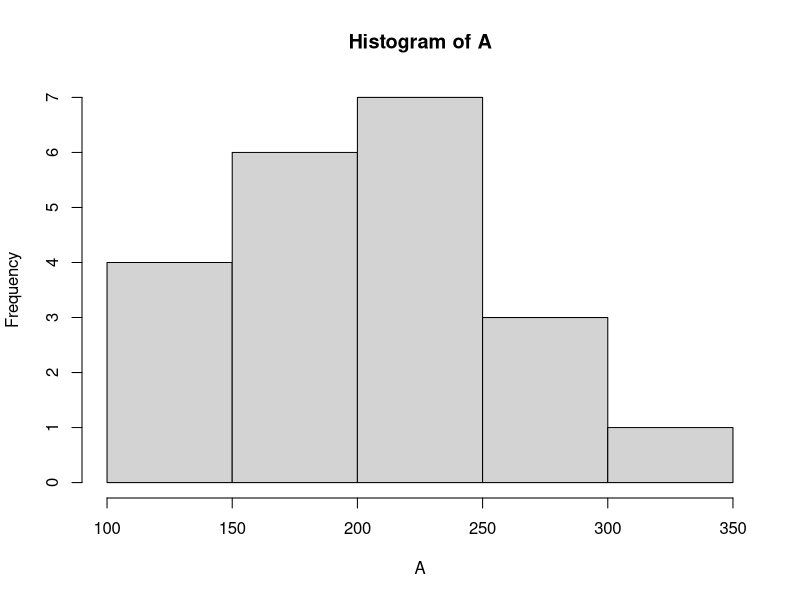
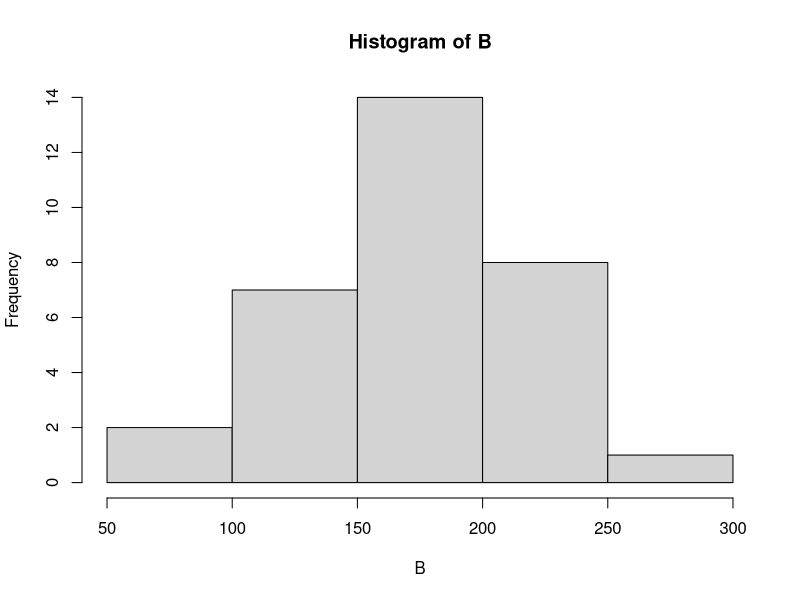
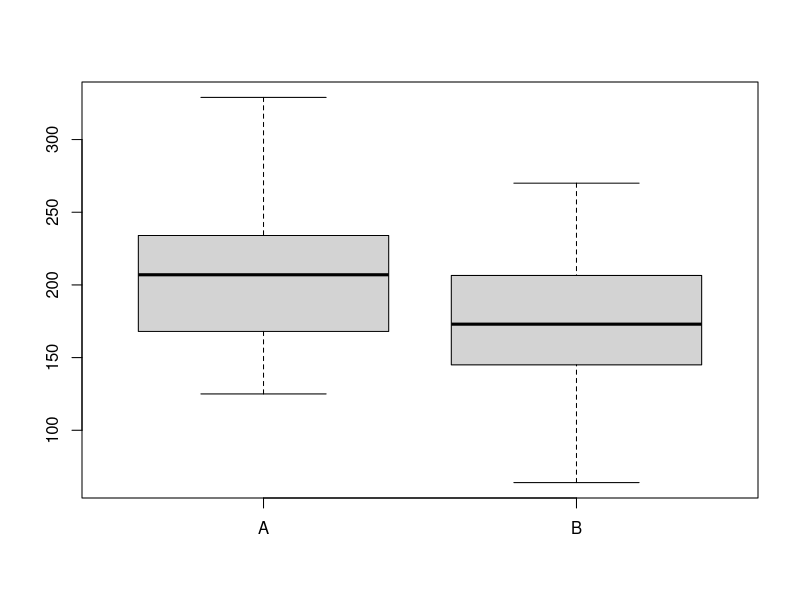
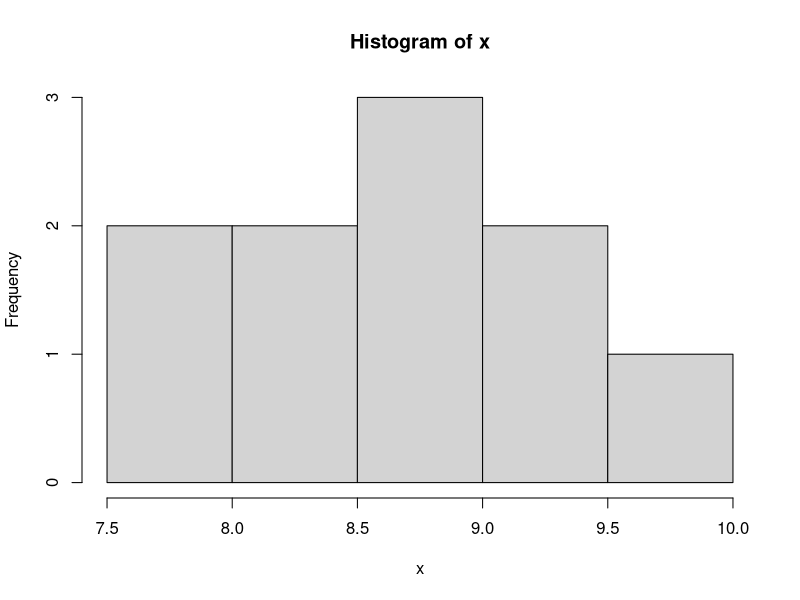
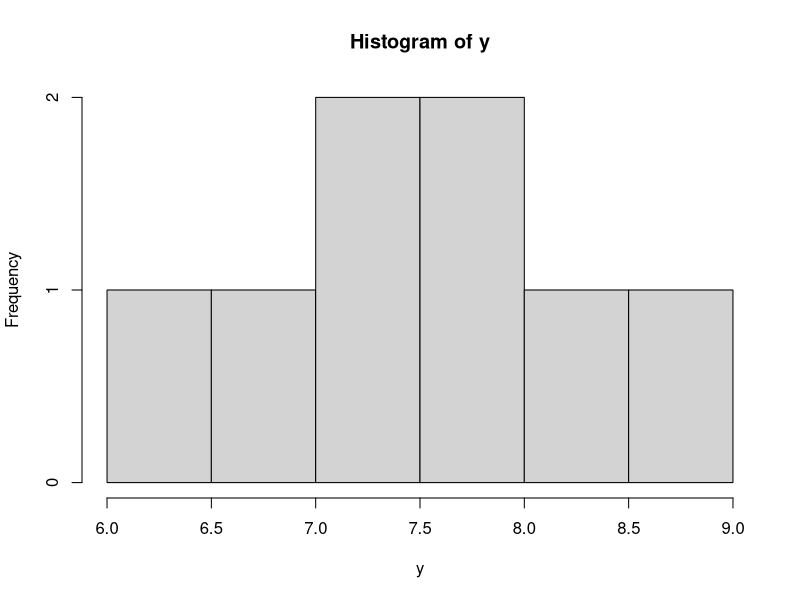
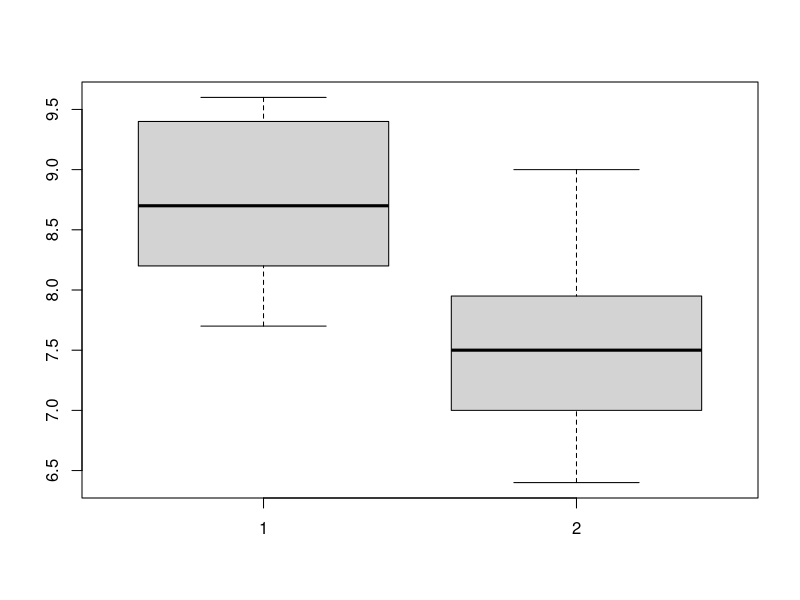
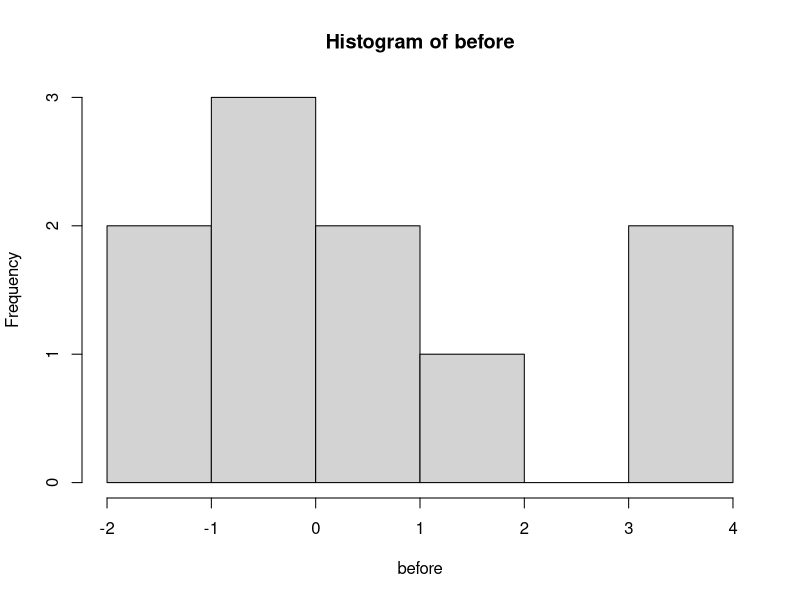
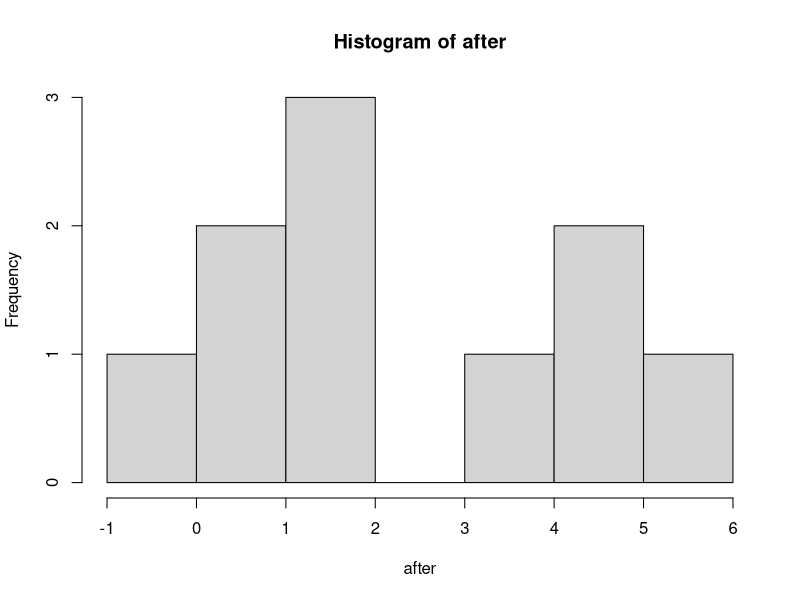

The R script that drew these images, in order:
kenshin <- read.csv("../Data/kenshin.csv")
A <- subset(kenshin$bp, kenshin$type=="A")
B <- subset(kenshin$bp, kenshin$type=="B")

# データが正規分布にしたがっているのか？
hist(A)
hist(B)
# 正規性はまあOK

# 二つのグループの分散が等しいのか？（等分散性）
boxplot(A,B, names=c("A","B"))
var(A)
var(B)
var.test(A, B) # 等分散性の検定（H0: A地区とB地区の分散が等しい）
# p-value = 0.2825 > 0.05（H0は棄却されない）
# 等分散性は OK

# 二標本検定（H0: A地区とB地区の平均値が等しい）
t.test(A, B, var.equal = TRUE)
# p-value が有意水準0.05よりも小さければH0仮説棄却
# p-value = 0.02101 < 0.05
# --> H0を棄却!!

#########################
# メモ（補足）
# subset(kenshin$bp, kenshin$type=="A" | kenshin$type=="B")
# & かつ # | または
#########################

# 等分散性がない場合（等分散のケースでも使える）
t.test(A, B, var.equal = FALSE)
t.test(A, B)
# p-value = 0.02863 < 0.05 --> H0棄却!

# 演習1
x <- c(8.4, 9.4, 7.7, 9.4, 7.8, 8.6, 8.9, 8.2, 9.6, 8.8)
y <- c(7.3, 8.1, 7.7, 6.4, 6.8, 7.2, 7.8, 9.0)

# 正規性の確認
hist(x)
hist(y)

# 等分散性の確認
boxplot(x,y)
var.test(x, y)
# p-value = 0.5798 > 0.05 --> 棄却しない

t.test(x, y, alternative = "greater", var.equal = TRUE) # mu1 > mu2
# p-value = 0.002288 < 0.05 --> H0棄却
t.test(x, y, var.equal = TRUE) # mu1 not equal mu2
# p-value = 0.004577 < 0.05 --> H0棄却
t.test(x, y, alternative = "less", var.equal = TRUE) # mu1 < mu2
# p-value = 0.9977 > 0.05 --> H0を棄却しない

# 演習2（対応のあるデータ）
before <- c(0.7, -1.6, -0.2, -1.2, -0.1, 3.4, 3.7, 0.8, 0, 2)
after <- c(1.9, 0.8, 1.1, 0.1, -0.1, 4.4, 5.5, 1.6, 4.6, 3.4)

# 正規性の確認
hist(before)
hist(after)

# 等分散性の確認
boxplot(before, after)
var.test(before, after)
# p-value = 0.7427 > 0.05 --> H0を棄却できない

t.test(before, after, alternative = "greater", var.equal = TRUE, paired = TRUE) # before>after
t.test(before, after, var.equal = TRUE, paired = TRUE)
t.test(before, after, alternative = "less", var.equal = TRUE, paired = TRUE) # before<after


#####################################
# 相関係数の検定
# H0: 相関係数が0

blood <- read.csv("../Data/bloodpre.csv")
blood

# 正規性の確認
hist(blood$age)
hist(blood$bp)

plot(blood$age, blood$bp, pch=16, cex=2)
cor(blood$age, blood$bp) # 0.5161209

cor.test(blood$age, blood$bp)
# p-value = 0.01661 < 0.05 --> H0を棄却!!

blood[21,2] <- 507 # 外れ値を入れた
plot(blood$age, blood$bp, pch=16, cex=2)
cor(blood$age, blood$bp)
# spearmanは正規性が成り立っていなくても使える
cor.test(blood$age, blood$bp)
cor.test(blood$age, blood$bp, method="spearman")

########## 
# 分散分析
medicine <- read.csv("../Data/medicine.csv")
bp <- medicine$bp # 血圧
type <- factor(medicine$type) # 治療の薬の種類（因子）
class(type)

# 実行
# H0: A=B=P
res <- aov(bp~type) # analysis of variance (aov)
summary(res)
# p-value = 0.000357 < 0.05 --> H0は棄却


# 演習（p.66）
iris
Sepal.Length <- iris$Sepal.Length
class(iris$Species) # Rにでデフォルトで入っているデータはfactor化されていることが多い
Species <- iris$Species

SL.setosa <- subset(Sepal.Length, iris$Species=="setosa")
SL.versicolor <- subset(Sepal.Length, iris$Species=="versicolor")
SL.virginica <- subset(Sepal.Length, iris$Species=="virginica")

boxplot(SL.setosa, SL.versicolor, SL.virginica)

res <- aov(Sepal.Length ~ Species) # 3つの種類の花のガクの長さの平均値が同じであるかどうかを検定
summary(res)
# p-value = 2e-16 = 2×10^(-16)  < 0.05  -->  H0は棄却

colnames(iris)
Sepal.Width <- iris$Sepal.Width
Petal.Length <- iris$Petal.Length
Petal.Width <- iris$Petal.Width

res2 <- aov(Sepal.Width ~ Species)
summary(res2)

res3 <- aov(Petal.Width ~ Species)
summary(res3)

res4 <- aov(Petal.Length ~ Species)
summary(res4)
